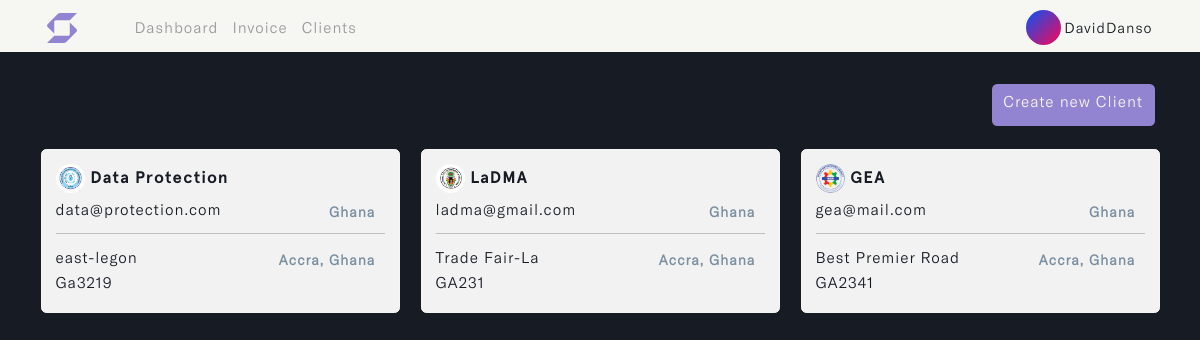
The page /clients (signed in) on the database as committed earlier.
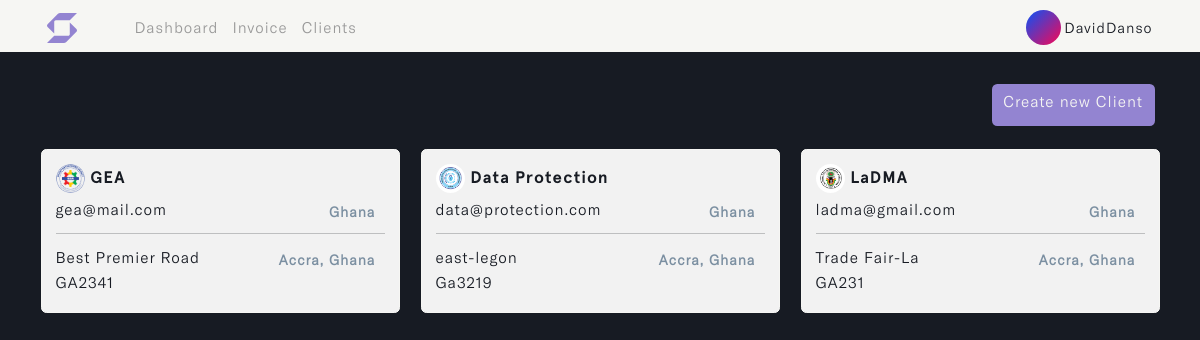
The same page on the database as committed later.
### invoice/models.py (models this page shows, shortened)
class Client(models.Model):
    account_owner = models.ForeignKey(Profile, on_delete=models.CASCADE)
    name = models.CharField(max_length=50, unique=True)
    address = models.CharField(max_length=255, default='...')
    country = models.CharField(max_length=50)
    email = models.EmailField(max_length=100, unique=True, default='...')
    phone_number = models.IntegerField(null=True, blank=True, default='(xxx)xxx-xxxx')
    city_state = models.CharField(max_length=50)
    postal_code = models.CharField(max_length=30, default='...')
    client_avatar = models.ImageField(null=True, blank=True, upload_to='client_avatar/', default='emil-kowalski.png')
    updated_time_stamp = models.DateTimeField(auto_now=True)
    created_time_stamp = models.DateTimeField(auto_now_add=True)
    id = models.UUIDField(default=uuid.uuid4, primary_key=True, unique=True, editable=False)
    @property
    def imageURL(self):
        try:
            url = self.client_avatar.url
        except:
            url = ''
        return url
    class Meta:
        ordering = ['-updated_time_stamp']

### invoice/views.py (the view, shortened to what this page needs)
# urls.py: path('clients', views.create_client, name='clients'),
@login_required(login_url='login')
def create_client(request):
    profile = request.user.profile
    clients = profile.client_set.all()
    form = ClientCreationForm()
    context = {'form': form, 'clients': clients}
    return render(request, 'invoice/client.html', context)

### user/models.py (called while the page is built)
    def __str__(self):
        return self.name

### invoice/templates/invoice/client.html (shortened to what this page needs)
{% load static %}
{% load humanize %}
<!DOCTYPE html>
<html lang="en" class="js has-scroll-init has-scroll-smooth">
  <head>
    <link rel="stylesheet" href="{% static '/css/bootstrap.min.css' %}" />
    <link rel="stylesheet" href="{% static '/css/client.css' %}" />
  </head>
  <body
    id="pageTop"
    class="page-content"
    data-spy="scroll"
    data-target="#mainNav"
  >
    {% include 'invoice/nav.html' %}
    <main>
      <div data-scroll class="page page--layout-2" id="main">
        <div id="client--hero">
          <div class="container">
            <div class="client--intro">
              {% if clients %}
              <div id="clients_">
                <h6>
                  <a
                    href="#"
                    class="btn"
                    id="save_btn"
                    data-bs-toggle="offcanvas"
                    data-bs-target="#offcanvasRight"
                    aria-controls="offcanvasRight"
                  >
                    Create new Client
                  </a>
                </h6>
                <div class="row">
                  {% for client in clients %}
                  <div class="col-md-4">
                    <a href="{% url 'client-details' client.id %}">
                      <div class="card">
                        <div class="card-body">
                          <div id="client--container">
                            <h4>
                              <img
                                src="{{client.imageURL}}"
                                class="img-fluid rounded-circle"
                                id="avatar-img"
                                alt="avatar-img"
                              />
                              {{client.name}}
                            </h4>
                            <h5>
                              {{client.email | truncatechars:25}}
                              <span class="badge" id="location">
                                {{client.country}}
                              </span>
                            </h5>
                            <hr id="divider--line" />
                            <h5>
                              {{client.address | truncatechars:25}}
                              <span class="badge"
                                >{{client.city_state}}, {{client.country}}</span
                              >
                            </h5>
                            <h5 id="postal--code">
                              {{client.postal_code}}
                              <span class="badge">
                              </span>
                            </h5>
                          </div>
                        </div>
                      </div>
                    </a>
                  </div>
                  {% endfor %}
                </div>
              </div>
              {% endif %}
            </div>
          </div>
        </div>
      </div>
    </main>
  </body>
</html>

Rows that differ between the two databases and show on the page:
changed Client "GEA": moves up the list
